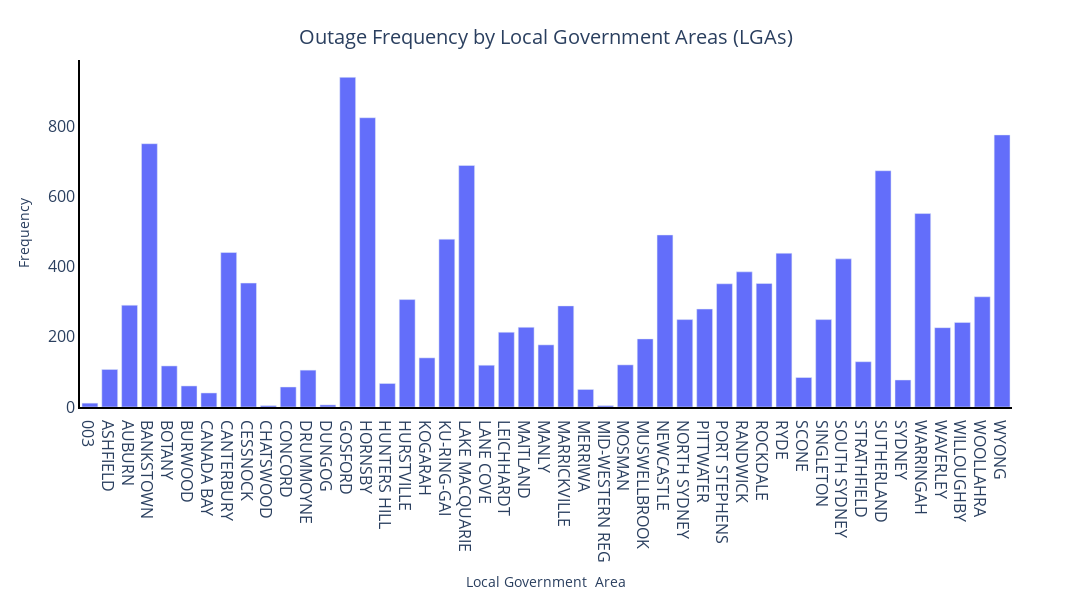

The notebook cell saved with this chart:
### Code cell
fig = px.bar(location_freq, x='LGA', y='Count')

fig.update_layout(
    title={'text': 'Outage Frequency by Local Government Areas (LGAs)', 'font': {'size': 20},
          'y':0.95,
          'x':0.5,
          'xanchor': 'center',
           'yanchor': 'top'},
   

    xaxis={'title': 'Local Government  Area', 'tickfont': {'size': 16}},
    yaxis={'title': 'Frequency', 'tickfont': {'size': 16}},
    showlegend=False,
    height=600,
    width=1500,
    plot_bgcolor='white'
)
fig.update_xaxes(showline=True, linewidth=2, linecolor='black')
fig.update_yaxes(showline=True, linewidth=2, linecolor='black')
fig.show()

### Figure 1 — Plotly figure (JSON) as saved in the notebook; plotly's stock layout.template omitted (floating-point values rounded to 4 significant figures)
{"data": [{"alignmentgroup": "True", "hovertemplate": "LGA=%{x}<br>Count=%{y}<extra></extra>", "legendgroup": "", "marker": {"color": "#636efa", "pattern": {"shape": ""}}, "name": "", "offsetgroup": "", "orientation": "v", "showlegend": false, "textposition": "auto", "type": "bar", "x": ["003", "ASHFIELD", "AUBURN", "BANKSTOWN", "BOTANY", "BURWOOD", "CANADA BAY", "CANTERBURY", "CESSNOCK", "CHATSWOOD", "CONCORD", "DRUMMOYNE", "DUNGOG", "GOSFORD", "HORNSBY", "HUNTERS HILL", "HURSTVILLE", "KOGARAH", "KU-RING-GAI", "LAKE MACQUARIE", "LANE COVE", "LEICHHARDT", "MAITLAND", "MANLY", "MARRICKVILLE", "MERRIWA", "MID-WESTERN REG", "MOSMAN", "MUSWELLBROOK", "NEWCASTLE", "NORTH SYDNEY", "PITTWATER", "PORT STEPHENS", "RANDWICK", "ROCKDALE", "RYDE", "SCONE", "SINGLETON", "SOUTH SYDNEY", "STRATHFIELD", "SUTHERLAND", "SYDNEY", "WARRINGAH", "WAVERLEY", "WILLOUGHBY", "WOOLLAHRA", "WYONG"], "xaxis": "x", "y": [11, 107, 290, 750, 117, 60, 40, 440, 353, 4, 57, 105, 6, 939, 824, 67, 306, 140, 478, 688, 119, 213, 227, 177, 288, 50, 4, 120, 194, 490, 249, 279, 351, 385, 352, 438, 84, 249, 422, 129, 673, 77, 551, 226, 241, 314, 775], "yaxis": "y"}], "layout": {"barmode": "relative", "height": 600, "legend": {"tracegroupgap": 0}, "margin": {"t": 60}, "plot_bgcolor": "white", "showlegend": false, "title": {"font": {"size": 20}, "text": "Outage Frequency by Local Government Areas (LGAs)", "x": 0.5, "xanchor": "center", "y": 0.95, "yanchor": "top"}, "width": 1500, "xaxis": {"anchor": "y", "autorange": true, "domain": [0, 1], "linecolor": "black", "linewidth": 2, "range": [-0.5, 46.5], "showline": true, "tickfont": {"size": 16}, "title": {"text": "Local Government  Area"}, "type": "category"}, "yaxis": {"anchor": "x", "autorange": true, "domain": [0, 1], "linecolor": "black", "linewidth": 2, "range": [0, 988.4], "showline": true, "tickfont": {"size": 16}, "title": {"text": "Frequency"}, "type": "linear"}}}
